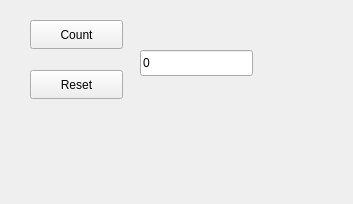
<?xml version="1.0" encoding="UTF-8"?>
<ui version="4.0">
 <class>MainWindow</class>
 <widget class="QMainWindow" name="MainWindow">
  <property name="geometry">
   <rect>
    <x>0</x>
    <y>0</y>
    <width>353</width>
    <height>204</height>
   </rect>
  </property>
  <property name="windowTitle">
   <string>MainWindow</string>
  </property>
  <widget class="QWidget" name="centralwidget">
   <widget class="QPushButton" name="lisaaNappi">
    <property name="geometry">
     <rect>
      <x>30</x>
      <y>20</y>
      <width>93</width>
      <height>29</height>
     </rect>
    </property>
    <property name="text">
     <string>Count</string>
    </property>
   </widget>
   <widget class="QPushButton" name="resetNappi">
    <property name="geometry">
     <rect>
      <x>30</x>
      <y>70</y>
      <width>93</width>
      <height>29</height>
     </rect>
    </property>
    <property name="text">
     <string>Reset</string>
    </property>
   </widget>
   <widget class="QLineEdit" name="numeroNaytto">
    <property name="geometry">
     <rect>
      <x>140</x>
      <y>50</y>
      <width>113</width>
      <height>26</height>
     </rect>
    </property>
    <property name="text">
     <string>0</string>
    </property>
   </widget>
  </widget>
 </widget>
 <resources/>
 <connections/>
</ui>
